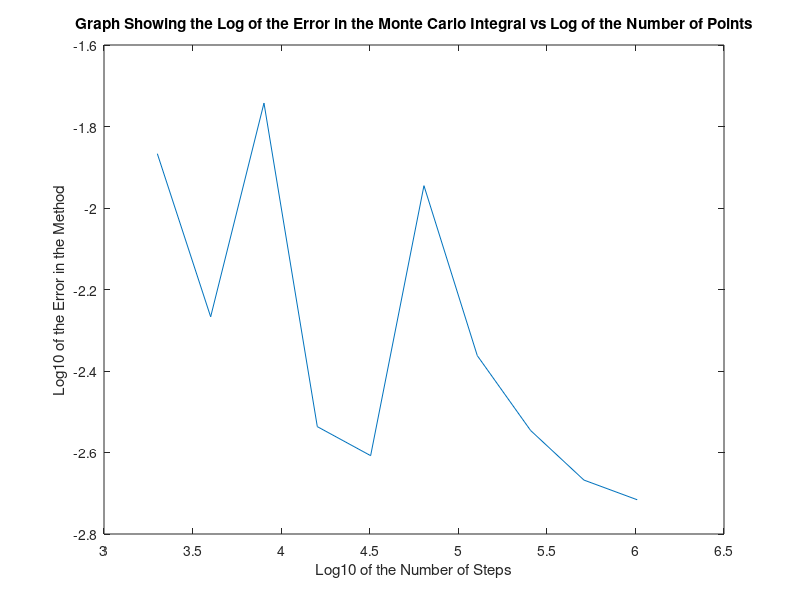

The MATLAB source for this figure:


% Monte Carlo Method for x^2 + y^2 = 1

f = @(x) sqrt(1 - x.^2);

nPointsBase = 1000;
xL = 0;
xR = 1;
yL = 0;
yR = 1;
region = (yR - yL)*(xR - xL);
for iVal = 1:10
    nPoints = nPointsBase*(2^iVal);
    xVals = rand(1,nPoints) * (xR-xL) + xL;
    yVals = rand(1, nPoints) * (yR-yL) + yL;
    ptsCurve = sum(yVals < f(xVals) );
    soln = abs(4*(region*ptsCurve/nPoints + yL * (xR-xL)) - pi);
    if iVal == 1
        log_int = log10(soln);
        log_pts = log10(nPoints);
    else
        log_int = [log_int log10(soln)];
        log_pts = [log_pts log10(nPoints)];
    end 
end

plot(log_pts,log_int);
xlabel('Log10 of the Number of Steps');
ylabel('Log10 of the Error in the Method');
title('Graph Showing the Log of the Error in the Monte Carlo Integral vs Log of the Number of Points');